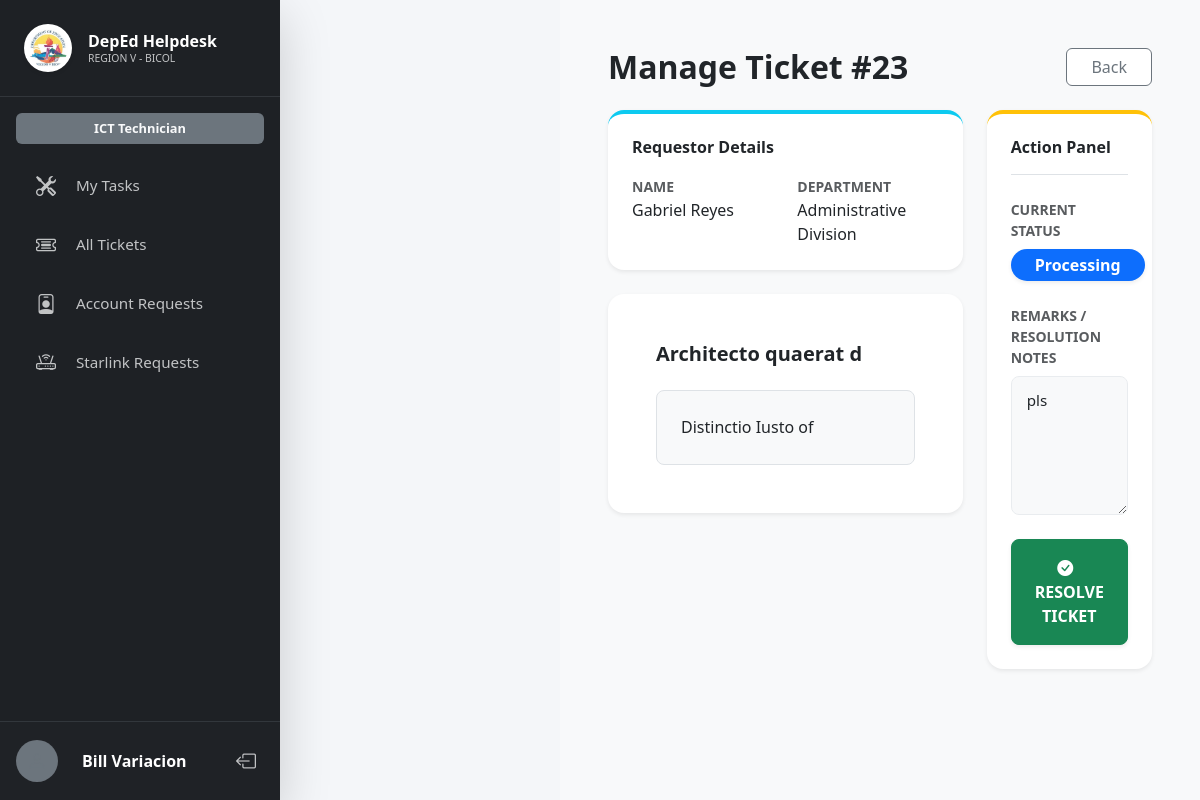
The app's page /manage_ticket.php?id=23 (signed in) with its own data.
### tables this page shows
CREATE TABLE `ticket` (
  `ticketId` int NOT NULL,
  `subject` varchar(150) NOT NULL,
  `description` text NOT NULL,
  `priority` enum('Low','Medium','High') DEFAULT 'Medium',
  `status` enum('Pending','Processing','Resolved','Completed') DEFAULT 'Pending',
  `remarks` text,
  `userId` int NOT NULL,
  `departmentId` int NOT NULL,
  `createdAt` timestamp NULL DEFAULT CURRENT_TIMESTAMP,
  `updatedAt` datetime DEFAULT CURRENT_TIMESTAMP ON UPDATE CURRENT_TIMESTAMP,
  `assignedTo` int DEFAULT NULL,
  `categoryId` int DEFAULT NULL,
  `technician_signature` longtext
);

CREATE TABLE `users` (
  `userId` int NOT NULL,
  `employeeId` varchar(50) DEFAULT NULL,
  `email` varchar(100) NOT NULL,
  `role` enum('User','Officer','Technician') NOT NULL,
  `positionID` int DEFAULT NULL,
  `password` varchar(255) NOT NULL,
  `firstName` varchar(100) NOT NULL,
  `middleName` varchar(100) DEFAULT NULL,
  `lastName` varchar(100) NOT NULL,
  `suffix` varchar(20) DEFAULT NULL,
  `phone` varchar(20) DEFAULT NULL,
  `profilePicture` varchar(255) DEFAULT NULL,
  `departmentId` int NOT NULL,
  `divisionId` int DEFAULT NULL,
  `createdAt` timestamp NULL DEFAULT CURRENT_TIMESTAMP,
  `signature` longtext,
  `isActive` tinyint(1) DEFAULT '1',
  `activationToken` varchar(64) DEFAULT NULL,
  `tokenExpiresAt` datetime DEFAULT NULL,
  `isApproved` tinyint(1) DEFAULT '0',
  `googleId` varchar(64) DEFAULT NULL,
  `avatarUrl` varchar(512) DEFAULT NULL
);

CREATE TABLE `department` (
  `departmentId` int NOT NULL,
  `departmentCode` text NOT NULL,
  `departmentName` text NOT NULL,
  `section_unit` text NOT NULL,
  `departmentHead` text NOT NULL,
  `positionID` int DEFAULT NULL
);

### manage_ticket.php (the view, shortened to what this page needs)
<?php
require_once 'db.php';
$ticketId = $_GET['id'] ?? null;
$sql = "SELECT t.*, u.firstName, u.lastName, d.departmentName
        FROM ticket t
        JOIN users u ON t.userId = u.userId
        LEFT JOIN department d ON u.departmentId = d.departmentId
        WHERE t.ticketId = ?";
$stmt = $pdo->prepare($sql);
$stmt->execute([$ticketId]);
$ticket = $stmt->fetch();
$techStmt = $pdo->query("SELECT userId, firstName, lastName FROM users WHERE role IN ('Technician', 'Officer') AND isApproved = 1 ORDER BY firstName ASC");
$technicians = $techStmt->fetchAll();
include 'head.php';
?>
<body>
    <div class="d-flex flex-column flex-md-row" style="min-height: 100vh;">
        <div style="width: 280px; flex-shrink: 0;"></div>
        <?php include 'sidebar.php'; ?>
        <div class="flex-grow-1 bg-light main-content" style="min-height: 100vh; overflow-y: auto;">
            <div class="container-fluid py-5 px-5">
                <div class="d-flex justify-content-between align-items-center mb-4">
                    <h2 class="fw-bold text-dark mb-0">Manage Ticket #<?php echo htmlspecialchars($ticketId); ?></h2>
                    <button onclick="history.back()" class="btn btn-outline-secondary px-4 bg-white">Back</button>
                </div>
                <div class="row g-4">
                    <div class="col-lg-8">
                        <div class="card border-0 shadow-sm rounded-4 mb-4" style="border-top: 4px solid #0dcaf0 !important;">
                            <div class="card-body p-4">
                                <h6 class="fw-bold text-dark mb-3">Requestor Details</h6>
                                <div class="row">
                                    <div class="col-md-6">
                                        <label class="small text-muted fw-bold">NAME</label>
                                        <div class="text-dark"><?php echo htmlspecialchars($ticket['firstName'] . ' ' . $ticket['lastName']); ?></div>
                                    </div>
                                    <div class="col-md-6">
                                        <label class="small text-muted fw-bold">DEPARTMENT</label>
                                        <div class="text-dark"><?php echo htmlspecialchars($ticket['departmentName'] ?? 'No Department'); ?></div>
                                    </div>
                                </div>
                            </div>
                        </div>
                        <div class="card border-0 shadow-sm rounded-4">
                            <div class="card-body p-4 p-md-5">
                                <h5 class="fw-bold text-dark mb-4"><?php echo htmlspecialchars($ticket['subject']); ?></h5>
                                <div class="p-4 bg-light rounded-3 border text-dark" style="font-size: 1rem; line-height: 1.6;">
                                    <?php echo nl2br(htmlspecialchars($ticket['description'])); ?>
                                </div>
                            </div>
                        </div>
                    </div>
                    <div class="col-lg-4">
                        <div class="card border-0 shadow-sm rounded-4 p-4" style="border-top: 4px solid #ffc107 !important;">
                            <h6 class="fw-bold text-dark border-bottom pb-3 mb-4">Action Panel</h6>
                            <div class="mb-4">
                                <label class="small text-muted fw-bold mb-2">CURRENT STATUS</label>
                                <div>
                                    <?php
                                    $badgeClass = match ($ticket['status']) {
                                        'Pending' => 'bg-warning text-dark',
                                        'Processing' => 'bg-primary',
                                        'Resolved' => 'bg-success',
                                        'Completed' => 'bg-success',
                                        default => 'bg-secondary'
                                    };
                                    ?>
                                    <span class="badge <?php echo $badgeClass; ?> fs-6 px-4 py-2 rounded-pill shadow-sm">
                                        <?php echo htmlspecialchars($ticket['status']); ?>
                                    </span>
                                </div>
                            </div>
                            <?php if ($ticket['status'] === 'Pending'): ?>
                                <form method="POST" class="mb-4 pb-4 border-bottom">
                                    <div class="mb-3">
                                        <label class="small text-muted fw-bold mb-2">ASSIGN TO IT PERSONNEL</label>
                                        <select name="assigned_to" class="form-select bg-light" required>
                                            <option value="" disabled selected>-- Select Technician --</option>
                                            <?php foreach ($technicians as $tech): ?>
                                                <option value="<?php echo $tech['userId']; ?>" <?php echo ($tech['userId'] == $_SESSION['user_id']) ? 'selected' : ''; ?>>
                                                    <?php echo htmlspecialchars($tech['firstName'] . ' ' . $tech['lastName']); ?>
                                                </option>
                                            <?php endforeach; ?>
                                        </select>
                                    </div>
                                    <button type="submit" name="assign_ticket" class="btn btn-primary fw-bold w-100 py-2 shadow-sm rounded-3">
                                        <i class="bi bi-person-gear me-2"></i> ASSIGN TICKET
                                    </button>
                                </form>
                                <form method="POST">
                                    <div class="mb-3">
                                        <label class="small text-muted fw-bold mb-2">DIRECT RESOLVE (REMARKS)</label>
                                        <textarea name="remarks" class="form-control bg-light" rows="3" placeholder="Enter resolution details..." required></textarea>
                                    </div>
                                    <button type="submit" name="resolve_ticket" class="btn btn-success fw-bold w-100 py-2 shadow-sm rounded-3">
                                        <i class="bi bi-check-circle-fill me-2"></i> RESOLVE TICKET
                                    </button>
                                </form>
                            <?php elseif ($ticket['status'] === 'Processing'): ?>
                                <form method="POST">
                                    <div class="mb-4">
                                        <label class="small text-muted fw-bold mb-2">REMARKS / RESOLUTION NOTES</label>
                                        <textarea name="remarks" class="form-control bg-light" rows="5" placeholder="Enter details of how the issue was resolved..." required><?php echo htmlspecialchars($ticket['remarks'] ?? ''); ?></textarea>
                                    </div>
                                    <button type="submit" name="resolve_ticket" class="btn btn-success fw-bold w-100 py-3 shadow-sm rounded-3">
                                        <i class="bi bi-check-circle-fill me-2"></i> RESOLVE TICKET
                                    </button>
                                </form>
                            <?php endif; ?>
                        </div>
                    </div>
                </div>
            </div>
        </div>
    </div>
</body>
</html>

### style.css (style rules this page uses)
:root { --deped-green: #1b5e20; --deped-gold: #fbc02d; --sidebar-bg: #1a1c1e; --bg-light: #f4f6f9; --card-radius: 12px; }
body { font-family: 'Segoe UI', Tahoma, Geneva, Verdana, sans-serif; background-color: var(--bg-light); }
.main-content { margin-left: 280px; width: calc(100% - 280px); }
.form-control, .form-select { background-color: #f8f9fa; border: 1px solid #e9ecef; border-radius: 8px; padding: 12px 15px; font-size: 0.95rem; }

### records on screen
ticket: userId.lastName "Gabriel Reyes", departmentId.departmentName "Administrative Division", subject "Architecto quaerat d", description "Distinctio Iusto of", status "Processing", remarks "pls"

### other values on screen
$displayName "Bill Variacion"
$ticketId "23"
